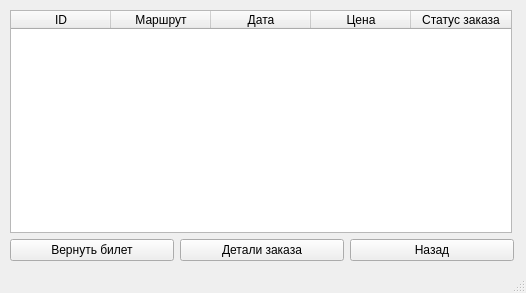
<?xml version="1.0" encoding="UTF-8"?>
<ui version="4.0">
 <class>MyTickets</class>
 <widget class="QMainWindow" name="MyTickets">
  <property name="geometry">
   <rect>
    <x>0</x>
    <y>0</y>
    <width>526</width>
    <height>293</height>
   </rect>
  </property>
  <property name="windowTitle">
   <string>MyTickets</string>
  </property>
  <widget class="QWidget" name="centralwidget">
   <widget class="QWidget" name="layoutWidget">
    <property name="geometry">
     <rect>
      <x>10</x>
      <y>10</y>
      <width>504</width>
      <height>251</height>
     </rect>
    </property>
    <layout class="QGridLayout" name="gridLayout">
     <item row="1" column="0">
      <widget class="QPushButton" name="but_refund">
       <property name="font">
        <font>
         <pointsize>9</pointsize>
        </font>
       </property>
       <property name="text">
        <string>Вернуть билет</string>
       </property>
      </widget>
     </item>
     <item row="1" column="1">
      <widget class="QPushButton" name="but_detail">
       <property name="font">
        <font>
         <pointsize>9</pointsize>
        </font>
       </property>
       <property name="text">
        <string>Детали заказа</string>
       </property>
      </widget>
     </item>
     <item row="1" column="2">
      <widget class="QPushButton" name="but_return">
       <property name="font">
        <font>
         <pointsize>9</pointsize>
        </font>
       </property>
       <property name="text">
        <string>Назад</string>
       </property>
      </widget>
     </item>
     <item row="0" column="0" colspan="3" alignment="">
      <widget class="QTableWidget" name="table">
       <property name="minimumSize">
        <size>
         <width>502</width>
         <height>0</height>
        </size>
       </property>
       <property name="maximumSize">
        <size>
         <width>502</width>
         <height>16777215</height>
        </size>
       </property>
       <property name="font">
        <font>
         <pointsize>9</pointsize>
        </font>
       </property>
       <property name="selectionBehavior">
        <enum>QAbstractItemView::SelectionBehavior::SelectRows</enum>
       </property>
       <property name="sortingEnabled">
        <bool>true</bool>
       </property>
       <attribute name="horizontalHeaderVisible">
        <bool>true</bool>
       </attribute>
       <attribute name="verticalHeaderVisible">
        <bool>false</bool>
       </attribute>
       <column>
        <property name="text">
         <string>ID</string>
        </property>
       </column>
       <column>
        <property name="text">
         <string>Маршрут</string>
        </property>
       </column>
       <column>
        <property name="text">
         <string>Дата</string>
        </property>
       </column>
       <column>
        <property name="text">
         <string>Цена</string>
        </property>
       </column>
       <column>
        <property name="text">
         <string>Статус заказа</string>
        </property>
       </column>
      </widget>
     </item>
    </layout>
   </widget>
  </widget>
  <widget class="QStatusBar" name="statusbar"/>
 </widget>
 <resources/>
 <connections/>
</ui>
